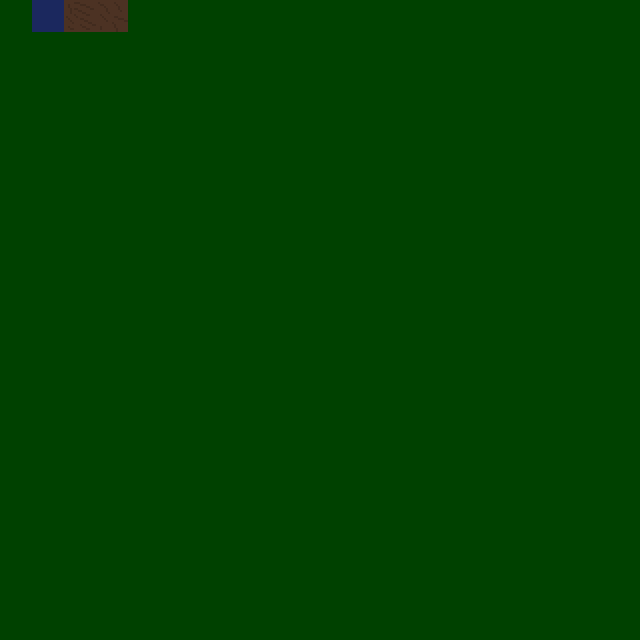

Rendered tile map (Tiled .tmx) drawn with the repository's tilesets; below, a short description and the full map source, tile grids included:
An orthogonal 20x20 tile map with 32x32 px tiles, 1 tile layer (Base), 2 hidden layers not drawn.

<map version="1.5" tiledversion="1.5.0" orientation="orthogonal" renderorder="right-down" width="20" height="20" tilewidth="32" tileheight="32" infinite="0" nextlayerid="4" nextobjectid="1">
 <tileset firstgid="1" source="MasterTileSet.tsx" />
 <layer id="1" name="Base" width="20" height="20">
  <data encoding="csv">
105,104,64,65,105,77,77,77,77,77,105,105,105,105,105,105,105,105,105,105,
105,105,105,105,105,77,77,77,77,77,105,105,105,105,105,105,105,105,105,105,
105,105,105,105,105,105,105,105,105,105,105,105,105,105,105,105,105,105,105,105,
105,105,105,105,105,105,105,105,105,105,105,105,105,105,105,105,105,105,105,105,
105,105,105,105,105,105,105,105,105,105,105,105,105,105,105,105,105,105,105,105,
105,105,105,105,105,105,105,105,105,105,105,105,105,105,105,105,105,105,105,105,
105,105,105,105,105,105,105,105,105,105,105,105,105,105,105,105,105,105,105,105,
105,105,105,105,105,105,105,105,105,105,105,105,105,105,105,105,105,105,105,105,
105,105,105,105,105,105,105,105,105,105,105,105,105,105,105,105,105,105,105,105,
105,105,105,105,105,105,105,105,105,105,105,105,105,105,105,105,105,105,105,105,
105,105,105,105,105,105,105,105,105,105,105,105,105,105,105,105,105,105,105,105,
105,105,105,105,105,105,105,105,105,105,105,105,105,105,105,105,105,105,105,105,
105,105,105,105,105,105,105,105,105,105,105,105,105,105,105,105,105,105,105,105,
105,105,105,105,105,105,105,105,105,105,105,105,105,105,105,105,105,105,105,105,
105,105,105,105,105,105,105,105,105,105,105,105,105,105,105,105,105,105,105,105,
105,105,105,105,105,105,105,105,105,105,105,105,105,105,105,105,105,105,105,105,
105,105,105,105,105,105,105,105,105,105,105,105,105,105,105,105,105,105,105,105,
105,105,105,105,105,105,105,105,105,105,105,105,105,105,105,105,105,105,105,105,
105,105,105,105,105,105,105,105,105,105,105,105,105,105,105,105,105,105,105,105,
105,105,105,105,105,105,105,105,105,105,105,105,105,105,105,105,105,105,105,105
</data>
 </layer>
 <layer id="2" name="Decor" width="20" height="20" visible="0">
  <data encoding="csv">
114,2147483754,111,111,106,0,0,63,62,61,1610612818,83,83,82,0,104,104,104,104,104,
115,2147483764,112,112,116,0,0,62,61,63,1610612819,85,86,2684354643,0,104,104,104,104,104,
115,2147483756,113,113,108,0,0,0,0,0,3221225554,3221225555,3221225555,2684354642,0,0,104,104,0,0,
1073741938,2147483757,110,107,109,0,0,0,0,0,0,80,2147483728,79,0,0,104,104,0,0,
0,0,0,0,0,0,0,0,0,0,0,2147483727,78,2147483726,0,0,104,104,0,0,
0,0,0,0,0,0,0,0,0,0,0,0,0,0,0,0,0,0,0,0,
0,0,0,1073741896,64,64,2147483712,64,2147483720,0,0,0,0,0,0,104,104,104,0,0,
0,0,0,72,64,64,2147483712,3758096448,2147483720,0,0,0,0,0,0,104,0,104,0,0,
0,0,0,1073741897,3758096456,3758096456,3758096456,1610612808,3758096457,2147483712,0,0,0,64,0,104,104,104,0,0,
0,0,0,3758096449,65,65,2147483713,0,0,0,64,2147483712,3221225537,0,0,0,0,0,0,0,
0,0,0,3758096448,71,2147483719,536870976,0,0,0,65,2147483713,3221225537,0,0,0,0,0,0,0,
0,0,0,1073741888,1610612807,3758096455,2147483712,0,0,0,64,65,64,0,0,0,0,0,0,0,
0,0,0,1610612801,65,65,65,0,0,3221225536,0,0,0,1073741888,0,0,0,0,0,0,
0,0,0,0,0,0,0,0,0,0,0,0,0,0,0,0,0,0,0,0,
0,0,0,0,0,0,0,0,0,0,0,0,0,0,0,0,0,0,0,0,
0,0,0,0,0,0,0,0,0,0,0,0,0,0,0,0,0,0,0,0,
0,0,0,0,0,0,0,0,0,0,0,0,0,0,0,0,0,0,0,0,
0,0,0,0,0,0,0,0,0,0,0,0,0,0,0,0,0,0,0,0,
0,0,0,0,0,0,0,0,0,0,0,0,0,0,0,0,0,0,0,0,
0,0,0,0,0,0,0,0,0,0,0,0,0,0,0,0,0,0,0,0
</data>
 </layer>
 <layer id="3" name="Decora" width="20" height="20" visible="0">
  <data encoding="csv">
0,0,0,0,0,0,0,0,0,0,0,0,0,0,0,59,68,69,70,66,
0,0,0,0,0,0,0,61,63,62,0,0,0,0,0,2147483715,63,67,62,2147483714,
0,0,0,0,0,0,99,100,101,102,0,0,0,0,0,0,75,2684354635,0,0,
0,0,0,0,0,0,95,96,97,98,87,0,0,0,0,0,76,3221225548,0,0,
0,0,0,0,0,0,91,92,93,94,88,0,0,0,81,0,1610612811,3221225547,0,0,
1073741891,67,60,0,0,0,103,89,90,0,0,2147483732,84,0,0,0,0,0,0,0,
3221225531,59,1073741884,0,0,66,0,0,0,0,0,536870996,2684354644,0,0,1610612810,1610612812,3758096458,0,0,
66,1073741890,3221225538,0,1073741891,0,0,2147483714,0,0,0,0,0,0,0,3221225548,0,76,0,0,
0,0,0,0,0,0,0,0,0,2147483730,0,0,0,82,0,3221225546,2684354636,2684354634,0,0,
0,0,0,60,0,61,3221225538,0,0,88,2684354644,3221225555,3221225556,0,0,0,0,0,0,0,
0,0,0,0,0,0,62,0,0,88,2684354643,0,1610612819,0,0,0,0,0,0,0,
0,0,0,67,0,0,0,0,0,88,84,2147483731,1610612820,0,0,0,0,0,0,0,
0,0,0,2147483707,0,3221225531,2147483710,0,0,3221225554,0,0,0,1073741906,0,0,0,0,0,0,
0,0,0,0,0,0,0,0,0,0,0,0,0,0,0,0,0,0,0,0,
0,0,0,0,0,0,0,0,0,0,0,0,0,0,0,0,0,0,0,0,
0,0,0,0,0,0,0,0,0,0,0,0,0,0,0,0,0,0,0,0,
0,0,0,0,0,0,0,0,0,0,0,0,0,0,0,0,0,0,0,0,
0,0,0,0,0,0,0,0,0,0,0,0,0,0,0,0,0,0,0,0,
0,0,0,0,0,0,0,0,0,0,0,0,0,0,0,0,0,0,0,0,
0,0,0,0,0,0,0,0,0,0,0,0,0,0,0,0,0,0,0,0
</data>
 </layer>
</map>
